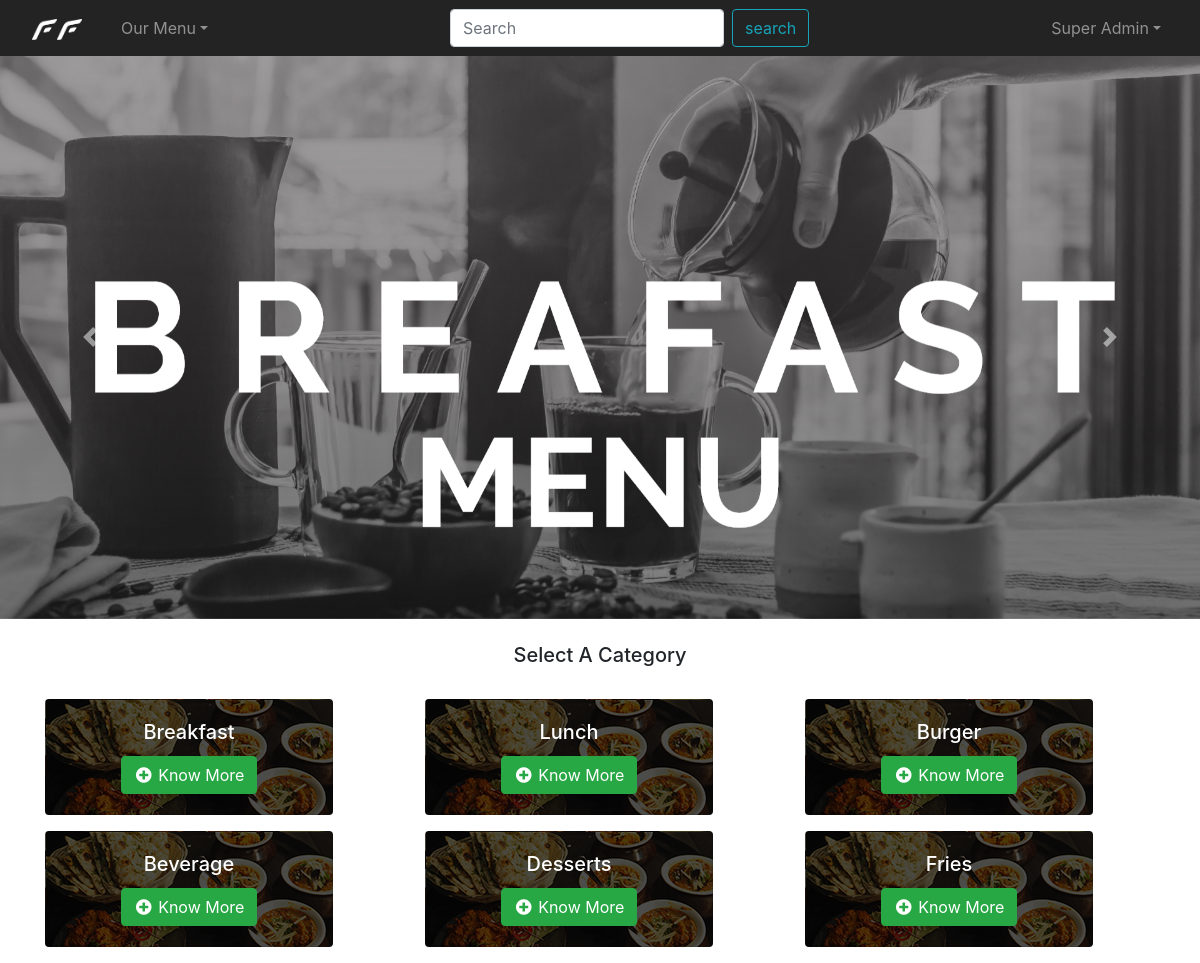
The page /src/home.php (signed in) on the database its author committed.
### tables this page shows
CREATE TABLE `hero` (
  `hero_id` int(11) NOT NULL,
  `cat_id` int(11) NOT NULL,
  `image` varchar(255) NOT NULL
);

CREATE TABLE `category` (
  `cat_id` int(11) NOT NULL,
  `cat_title` varchar(30) NOT NULL
);

### src/home.php (the view, shortened to what this page needs)
<?php
include('../includes/nav-top.php');
$result1=mysqli_query($db,"SELECT * FROM `hero`;");
$result2=mysqli_query($db,"SELECT * FROM `category`;");
?>
    <div id="carouselExampleControls" class="carousel slide" data-ride="carousel">
        <div class="carousel-inner">
<?php
       if($result1->num_rows>0){
           $active=0;
   while($row=$result1->fetch_assoc()){
       if($active==0){
           echo "<div class='carousel-item active'>";
       }
       else {
           echo "<div class='carousel-item'>";
       }
       $active++;
        ?>
            <a href="http://localhost:8012/canteen-mgmt/src/menu.php?type=<?php echo $row['cat_id'];?>"><img class="d-block w-100" src="../images/<?php echo $row['image']; ?>"></a>
  <?php
    echo '</div>';
   }
       }
?>
        </div>
  <a class="carousel-control-prev" href="#carouselExampleControls" role="button" data-slide="prev">
    <span class="carousel-control-prev-icon" aria-hidden="true"></span>
  </a>
  <a class="carousel-control-next" href="#carouselExampleControls" role="button" data-slide="next">
    <span class="carousel-control-next-icon" aria-hidden="true"></span>
  </a>
    </div>
    <div class="container text-center">
              <br><h5>Select A Category</h5><br>
       <div class="row">
            <?php
                    if($result2->num_rows>0){
                        while($row=$result2->fetch_assoc()){
            ?>
                <div class="col-sm-12 col-md-4">
                    <div class="card text-white bg-food mb-3" style="max-width: 18rem;">
                      <div class="card-body">
                        <h5 class="card-title"><?php echo $row['cat_title'];?></h5>
                        <a href="menu.php?type=<?php echo $row['cat_id']; ?>" class="btn btn-success"><span class="fa fa-plus-circle fa-fw"></span> Know More</a>
                      </div>
                    </div>
                </div>
                <?php
                        }
                    }
           ?>
       </div>
    </div>
<?php include('../includes/footer-bottom.php')?>

### src/home.php (style rules this page uses)
.bg-food { background-image: url(../images/bg.jpg); }

### rows shown on the page
hero: image (picture)
category: cat_title "Breakfast"
category: cat_title "Lunch"
category: cat_title "Burger"
category: cat_title "Beverage"
category: cat_title "Desserts"
category: cat_title "Fries"

### other values the page prints
$_SESSION['fname'] "Super"
$_SESSION['lname'] "Admin"
